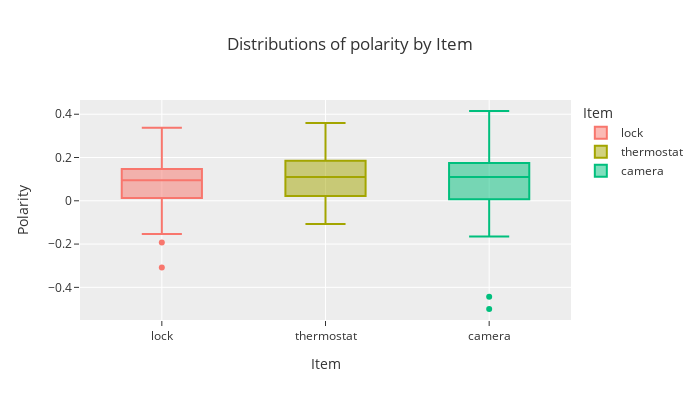

The code cell stored with this chart in its notebook:
### Code cell
pol2 = px.box(data_frame=viz,
              x="Item",
              y="Polarity",
              color="Item",
              title="Distributions of polarity by Item",
              width=700,
              height=400)
pol2.show()

### Figure 1 — Plotly figure (JSON) as saved in the notebook; plotly's stock layout.template omitted (floating-point values rounded to 4 significant figures)
{"data": [{"alignmentgroup": "True", "hovertemplate": "Item=%{x}<br>Polarity=%{y}<extra></extra>", "legendgroup": "lock", "marker": {"color": "#F8766D"}, "name": "lock", "notched": false, "offsetgroup": "lock", "orientation": "v", "showlegend": true, "type": "box", "x": ["lock", "lock", "lock", "lock", "lock", "lock", "lock", "lock", "lock", "lock", "lock", "lock", "lock", "lock", "lock", "lock", "lock", "lock", "lock", "lock", "lock", "lock", "lock", "lock", "lock", "lock", "lock", "lock", "lock", "lock", "lock", "lock", "lock", "lock", "lock", "lock", "lock", "lock", "lock", "lock", "lock", "lock", "lock", "lock", "lock", "lock", "lock", "lock", "lock", "lock", "lock", "lock", "lock", "lock", "lock", "lock", "lock", "lock", "lock", "lock", "lock", "lock", "lock", "lock", "lock", "lock", "lock", "lock", "lock", "lock", "lock", "lock", "lock", "lock", "lock", "lock", "lock", "lock", "lock", "lock", "lock", "lock", "lock", "lock", "lock", "lock", "lock", "lock", "lock", "lock", "lock", "lock", "lock", "lock", "lock", "lock", "lock", "lock", "lock", "lock"], "x0": " ", "xaxis": "x", "y": [0.1448, 0.1412, 0.00165, 0.1128, 0.1239, 0.006476, 0.1374, 0.1083, 0.08949, 0.08403, 0.04333, 0.07045, 0.03321, 0.2174, -0.002762, -0.1927, -0.1, 0.1191, 0.2076, 0.1043, 0.001961, 0.0401, -0.101, 0.1207, 0.2148, 0.1543, -0.1107, 0.03862, -0.04232, -0.04147, 0.1115, 0, 0.1052, 0.1759, -0.01395, 0.03588, 0.2438, 0.1911, 0.1939, 0.09796, 0.1201, 0.3214, 0.1206, 0.08877, 0.1533, -0.0009278, 0.1288, 0.07091, 0.177, 0.07014, 0.1499, 0.02654, -0.01333, 0.245, 0.1713, 0.1058, 0.02256, -0.1302, 0.09136, 0.04788, 0.1412, 0.1825, 0.127, 0.125, -0.145, -0.1423, 0.1509, 0.2233, 0.3354, 0.01898, -0.01667, 0.1319, 0.1388, 0.09978, 0.1362, 0.02025, 0.01818, 0.04483, 0.09008, 0.3081, -0.008824, 0.05543, -0.1536, -0.05429, 0.3378, 0.1043, 0.2205, 0.2756, 0.0386, 0.001265, 0.2231, 0.111, 0.07733, 0.1633, -0.3083, 0.08114, 0.1726, 0.01548, 0.01074, -0.03946], "y0": " ", "yaxis": "y"}, {"alignmentgroup": "True", "hovertemplate": "Item=%{x}<br>Polarity=%{y}<extra></extra>", "legendgroup": "thermostat", "marker": {"color": "#A3A500"}, "name": "thermostat", "notched": false, "offsetgroup": "thermostat", "orientation": "v", "showlegend": true, "type": "box", "x": ["thermostat", "thermostat", "thermostat", "thermostat", "thermostat", "thermostat", "thermostat", "thermostat", "thermostat", "thermostat", "thermostat", "thermostat", "thermostat", "thermostat", "thermostat", "thermostat", "thermostat", "thermostat", "thermostat", "thermostat", "thermostat", "thermostat", "thermostat", "thermostat", "thermostat", "thermostat", "thermostat", "thermostat", "thermostat", "thermostat", "thermostat", "thermostat", "thermostat", "thermostat", "thermostat", "thermostat", "thermostat", "thermostat", "thermostat", "thermostat", "thermostat", "thermostat", "thermostat", "thermostat", "thermostat", "thermostat", "thermostat", "thermostat", "thermostat", "thermostat", "thermostat", "thermostat", "thermostat", "thermostat", "thermostat", "thermostat", "thermostat", "thermostat", "thermostat", "thermostat", "thermostat", "thermostat", "thermostat", "thermostat", "thermostat", "thermostat", "thermostat", "thermostat", "thermostat", "thermostat", "thermostat", "thermostat", "thermostat", "thermostat", "thermostat", "thermostat", "thermostat", "thermostat", "thermostat", "thermostat", "thermostat", "thermostat", "thermostat", "thermostat", "thermostat", "thermostat", "thermostat", "thermostat", "thermostat", "thermostat", "thermostat", "thermostat", "thermostat", "thermostat", "thermostat", "thermostat", "thermostat", "thermostat", "thermostat", "thermostat"], "x0": " ", "xaxis": "x", "y": [0.03005, -0.01562, 0.2394, 0, 0.04486, 0, -0.003571, 0, 0.08021, 0.1111, 0.2295, 0.136, 0.1449, 0.2676, 0.3598, 0.1741, 0.02052, 0.0374, 0.08498, 0.2022, -0.09097, 0.06515, 0.3208, 0.06528, 0.1492, 0.1763, 0.08648, 0.1012, 0.1877, 0, 0.0541, 0.1816, 0.08174, -0.0005857, 0.02228, 0.1365, 0.2519, 0.215, 0.2222, 0.212, -0.00202, 0.2483, 0.2607, -0.1076, 0.02157, 0.06389, -0.1037, 0.1144, 0.00817, 0.05159, 0.1194, 0.08249, -0.05718, 0.03939, 0.1123, 0.1408, 0.09096, 0.1097, 0.1297, 0.1665, 0.2463, 0.1127, 0.03523, 0.2268, 0.1428, 0.1451, 0.1507, 0.09931, 0.1169, 0.2683, 0.1565, 0.3171, 0.08295, 0.2148, 0.3419, 0.1435, 0.01322, 0.2299, 0.1731, 0.1444, -0.0375, -0.02636, -0.07429, 0.2503, -0.01875, 0.2544, -0.03571, 0, 0.06605, 0.3058, 0.133, 0.1237, 0.2278, 0.2249, 0.07335, 0.08916, -0.01274, 0.01236, 0.09409, 0.02077], "y0": " ", "yaxis": "y"}, {"alignmentgroup": "True", "hovertemplate": "Item=%{x}<br>Polarity=%{y}<extra></extra>", "legendgroup": "camera", "marker": {"color": "#00BF7D"}, "name": "camera", "notched": false, "offsetgroup": "camera", "orientation": "v", "showlegend": true, "type": "box", "x": ["camera", "camera", "camera", "camera", "camera", "camera", "camera", "camera", "camera", "camera", "camera", "camera", "camera", "camera", "camera", "camera", "camera", "camera", "camera", "camera", "camera", "camera", "camera", "camera", "camera", "camera", "camera", "camera", "camera", "camera", "camera", "camera", "camera", "camera", "camera", "camera", "camera", "camera", "camera", "camera", "camera", "camera", "camera", "camera", "camera", "camera", "camera", "camera", "camera", "camera", "camera", "camera", "camera", "camera", "camera", "camera", "camera", "camera", "camera", "camera", "camera", "camera", "camera", "camera", "camera", "camera", "camera", "camera", "camera", "camera", "camera", "camera", "camera", "camera", "camera", "camera", "camera", "camera", "camera", "camera", "camera", "camera", "camera", "camera", "camera", "camera", "camera", "camera", "camera", "camera", "camera", "camera", "camera", "camera", "camera", "camera", "camera", "camera", "camera", "camera"], "x0": " ", "xaxis": "x", "y": [0.2639, 0.1447, 0.1293, 0.3, -0.06667, -0.5, 0.185, 0.1373, -0.4429, 0.1593, 0.08056, 0.2047, 0.085, 0.3276, 0.1416, 0.02996, 0.06529, 0.179, 0.1605, 0, 0.05298, -0.09091, 0.1106, 0.2, 0.4149, -0.125, -0.03462, 0.1436, 0.1075, 0.29, -0.05508, 0, 0.06944, 0.1405, 0.1739, 0, 0.08333, 0.1074, -0.06591, 0.07968, -0.06337, -0.04489, 0.1205, 0, 0.1372, -0.1433, 0.1472, 0.237, 0.05455, 0.07458, -0.09792, 0.1029, 0.09528, -0.1071, 0.3613, 0.1091, 0.02979, 0.04293, 0.1957, 0, 0.3048, -0.1654, 0.1969, 0.1665, 0.1506, 0.1877, 0.3121, 0.08403, 0.1705, 0, 0.1244, 0, 0.02767, 0.1495, 0.1794, 0.1464, 0.1447, 0.2862, -0.04962, 0.1751, -0.06272, 0.3286, 0.05832, 0.1166, 0.07903, 0.1621, 0.085, 0.01339, -0.01667, 0.1344, 0.1512, 0.1784, 0.2066, 0.03839, 0.1817, 0.125, -0.02661, 0.04993, 0.2367, 0.3531], "y0": " ", "yaxis": "y"}], "layout": {"boxmode": "overlay", "height": 400, "legend": {"title": {"text": "Item"}, "tracegroupgap": 0}, "title": {"text": "Distributions of polarity by Item"}, "width": 700, "xaxis": {"anchor": "y", "categoryarray": ["lock", "thermostat", "camera"], "categoryorder": "array", "domain": [0, 1], "title": {"text": "Item"}}, "yaxis": {"anchor": "x", "domain": [0, 1], "title": {"text": "Polarity"}}}}
